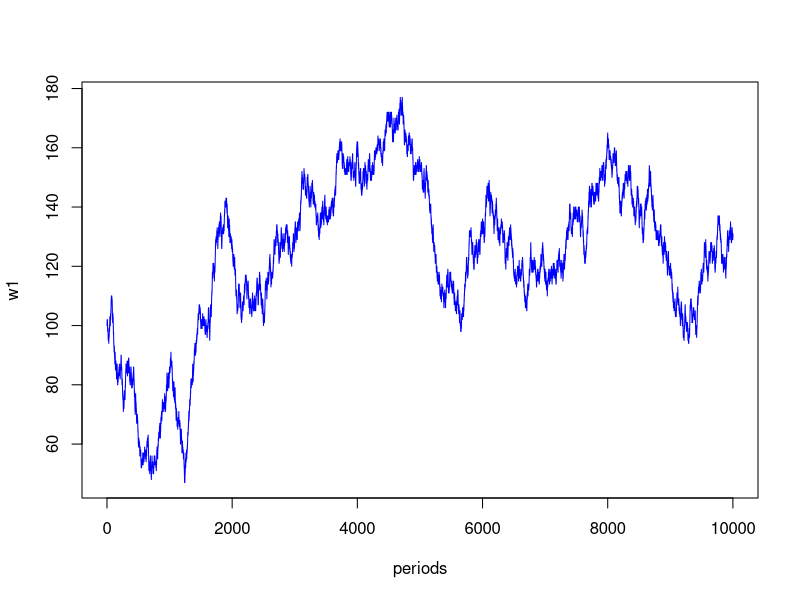
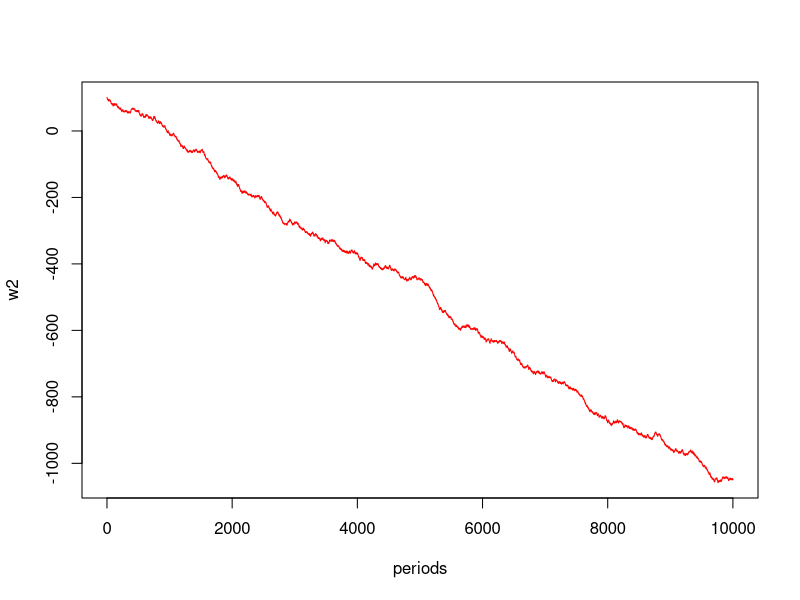
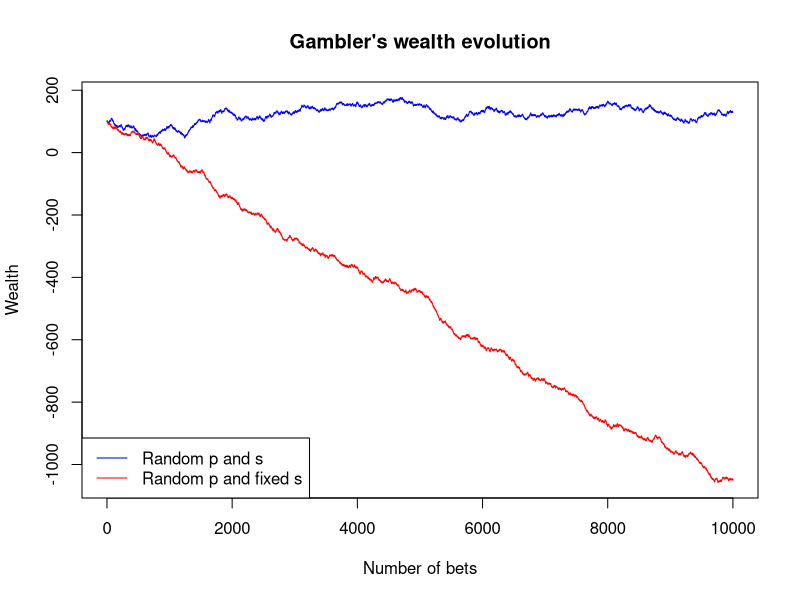

Write the R code that produced these figures, in order.
#Homework 2 
#Generalization of gambler's ruin
#Paul Bouche
#20/09/2016

###########
#Question 1 
###########

#In order to loop over different value of probability to win p, there are
#several solutions. I assume that the probability is random and different 
#between each loop. I could have assumed also that p can take a finite number 
#of values but is randomly (or not)  taken between them for each loop, 
#for instance. 



#Initial wealth
w0<-100

#Number of loops
M<-10000

#Creation of the vector containing the value of gambler's wealth at 
#each loop, w1. The first value of this vector is the intial wealth
w1<-rep(0, M+1)
w1[1]<-w0

#Creation of the vector containing the result of the game: win (1) or lose (0)
# at each loop
x<-rep(0, M)


for (i in 1:M){
  p<-runif(1,0,1) #Probability to win, random for each period
  s<-runif(1,0,1) #"Shock" that will determine if the gambler has won or not,
                  #random for each period
  
  if(s<=p){        #in this case the gambler wins
    x[i]<-1       #the ith value of the vector is filled by 1 in case of winning
    w1[i+1]<-w1[i]+1 #the wealth increases by 1
    
  } else {
    x[i]<-0       #the ith value of the vector is filled by 0 in case of loosing
    w1[i+1]<-w1[i]-1 #the wealth decreases by 1
  }
}
  

#It now possible to draw the "history" of gambler's wealth

periods<-c(1:(M+1))
  
plot(x = periods, y = w1, type = "l", col = "blue")
  
###########
#Question 2 
###########

#This time, the shock is fixed and the probability is random. Therefore the shock 
#is defined before the loop. 


#Initial wealth
w0<-100

#Number of loops
M<-10000

#Creation of the vector containing the value of gambler's wealth at 
#each loop, w2. The first value of this vector is the intial wealth
w2<-rep(0, M+1)
w2[1]<-w0

#Creation of the vector containing the result of the game: win (1) or lose (0)
# at each loop
x<-rep(0, M)
s<-runif(1,0,1) 

for (i in 1:M){
  p<-runif(1,0,1) #Probability to win, random for each period

  if(s<=p){        #in this case the gambler wins
    x[i]<-1       #the ith value of the vector is filled by 1 in case of winning
    w2[i+1]<-w2[i]+1 #the wealth increases by 1
    
  } else {
    x[i]<-0       #the ith value of the vector is filled by 0 in case of loosing
    w2[i+1]<-w2[i]-1 #the wealth decreases by 1
  }
}


plot(x = periods, y = w2, type = "l", col = "red")

###########
#Question 3
###########

#In the previous question, the plot was specific to a case. It is also possible 
#draw both evolutions of weath on the same plot. There is a huge variability for
#the second option, for instance if the shock is randomly 0.0002, the gambler
#will have a very small probability to loose (and will concretely win each 
#period). Therefore it is useful to know extremes values of w1 and w2 to 
#adjust the graph so that both curves are well represented.

#The boundaries of y axis are defined by the minimum and the maximum of each 
#vector of wealth
maxval<-max(w1, w2) 
minval<-min(w1, w2)



plot(x = periods, y=w1, col = "blue", type = "l", ylim= c(minval, maxval), 
     main = "Gambler's wealth evolution", 
     xlab = "Number of bets", ylab = "Wealth")
lines(x = periods, y = w2, col = "red", type = "l")
legend("bottomleft", 
       legend = c("Random p and s", "Random p and fixed s"), 
       col= c("blue", "red"), lty = c(1, 1))
#A remark about this legend: the first option gives the position of the 
#legend on the graph. Therefore I choose "bottomleft" because it fits the shapes
#of the curves. Of course if I run again, those ones will probably differ and I 
#will have to change the position (topleft, topright...)


###########
#Question 4
###########

#This time, two loops will be runned. The previous one remains the same, but 
#it is included into another loop, that gives the different realizations
#of the final wealth. This time, as there is only one probability to win, 
#the shock is random. 





#Initial wealth
w0<-100

#Number of loops
M<-10000

#Number of realizations, or trial, i.e. loops of previous. As the computation 
#times grow exponentially, I reduce the number of realization, 100 will be enough
R<-100

#Creation of the vector containing the value of gambler's wealth at 
#each loop, w4. The first value of this vector is the intial wealth. 

#This time, at the end of each loop, I will keep the final wealth and include 
#it into a vector K; at the end I will compute the average of those final wealths
 
K<- c(0, R)


p<-runif(1,0,1) #The probability will always be the same (otherwise the idea 
                #of doing the mean of results has less sens)

for(j in 1:R){  #Beginning of the loops of the trials
  
  w4<-rep(0, M+1) #Vector that will contain all the values of the wealth 
                  #for the jth realization. 
  w4[1]<-w0
  
  for (i in 1:M){ 
    
    s<-runif(1,0,1) 
    
    if(s<=p){            
      w4[i+1]<-w4[i]+1 
      
    } else {
      w4[i+1]<-w4[i]-1  
    }
  } #End of the jth game of the gambler
  
  K[j]<-w4[M+1] #Plugging the final wealth into the jth value of K
  
} #End of the loops of the trials
 
ave<- mean(K) #The object ave contains the mean of final wealths

###########
#Question 5
###########

#This time, I can consider two options. Either the probability varies within each
#trial and is the same for all the loops of this one, either it varies in each 
#loop of each trial. 

#Let's try the first alternative

#Initial wealth
w0<-100

#Number of loops
M<-10000

#Number of realizations, or trial, i.e. loops of previous. As the computation 
#times grow exponentially, I reduce the number of realization, 100 will be enough
R<-100

#Creation of the vector containing the value of gambler's wealth at 
#each loop, w4. The first value of this vector is the intial wealth. 

#This time, at the end of each loop, I will keep the final wealth and include 
#it into a vector K; at the end I will compute the average of those final wealths

K<- c(0, R)

for(j in 1:R){  #Beginning of the loops of the trials
  p<-runif(1,0,1) 
  w4<-rep(0, M+1) #Vector that will contain all the values of the wealth 
                  #for the jth realization. 
  w4[1]<-w0
  
  for (i in 1:M){#Beginning of the ith bet of the gambler
    
    s<-runif(1,0,1) 
    
    if(s<=p){            
      w4[i+1]<-w4[i]+1 
      
    } else {
      w4[i+1]<-w4[i]-1  
    }
  } #End of the ith bet of the gambler
  
  K[j]<-w4[M+1] #Plugging the final wealth into the jth value of K
  
} #End of the loops of the trials

ave2<- mean(K) #The object ave contains the mean of final wealths



###########
#Question 6 
###########































  
  


